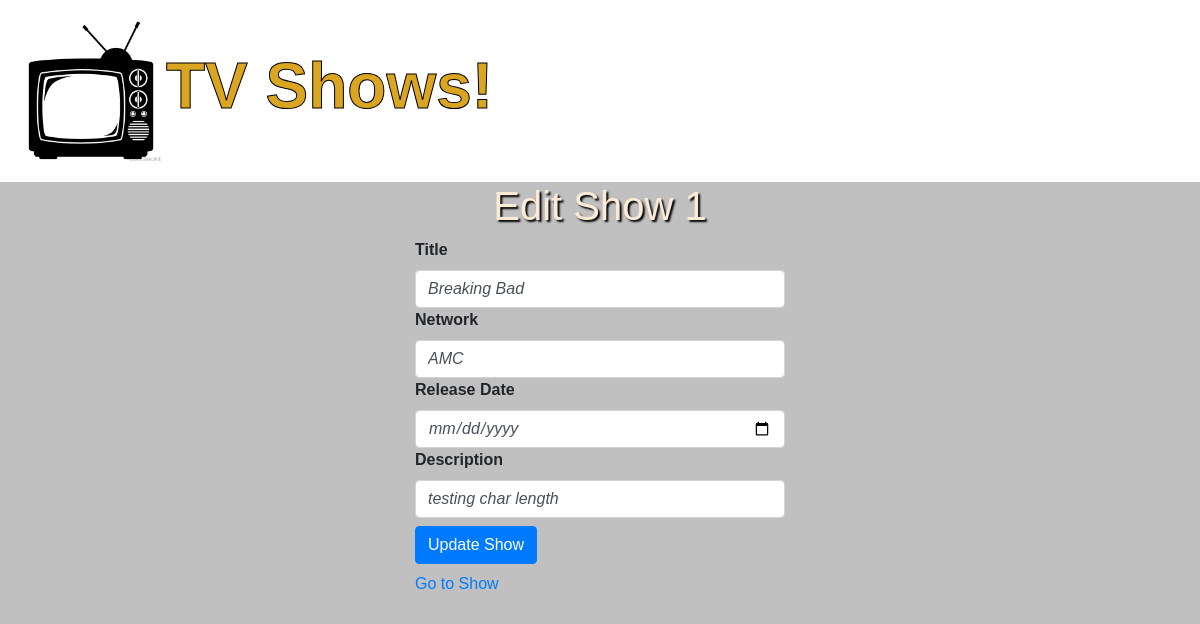
The app's page /shows/1/edit with its own data.
### tv_app/models.py (models this page shows, shortened)
class Show(models.Model):
    title = models.CharField(max_length=20)
    network = models.CharField(max_length=20)
    date = models.DateField()
    desc = models.TextField()
    created_at = models.DateTimeField(auto_now_add=True)
    updated_at = models.DateTimeField(auto_now=True)
    objects = ShowManager()

### tv_app/views.py (the view)
def shows_edit(request, num):
    show = Show.objects.get(id=num)
    context = {
        "show": show
    }
    return render(request, 'edit.html', context)

### tv_app/templates/edit.html (shortened to what this page needs)
{% extends 'base.html' %}
{% block head %}
{% load static %}
<link rel="stylesheet" href="{% static 'css/style.css' %}">
{% endblock head %}
{% block content %}
<div class="container-fluid">
    <div class="row justify-content-center">
        <div class="col-4">
            <h1>Edit Show {{ show.id }} </h1>
            <form class="form-group mb-2" action="/shows/{{ show.id }}/update" method="post">
                <label class="font-weight-bold" for="title">Title</label>
                <input class="form-control font-italic" type=" text" name="title" value="{{ show.title }}">
                <label class="font-weight-bold" for="network">Network</label>
                <input class="form-control font-italic" type="text" name="network" value="{{ show.network }}">
                <label class="font-weight-bold" for="date">Release Date</label>
                <input class="form-control font-italic" type="date" name="date" value="{{ show.date }}">
                <label class="font-weight-bold" for="desc">Description</label>
                <input class="form-control font-italic" name="desc" value="{{ show.desc }}"></input>
                <button type="submit" class="btn btn-primary btn-md mt-2">Update Show</button>
            </form>
            <a href="/shows/{{ show.id }}">Go to Show</a>
        </div>
    </div>
</div>
{% endblock content %}

### tv_app/static/css/style.css (style rules this page uses)
* { padding: 0; margin: 0; box-sizing: border-box; font-family: 'Lucida Sans', 'Lucida Sans Regular', 'Lucida Grande', 'Lucida Sans Unicode', Geneva, Verdana, sans-serif; background-color: silver ; }
h1 { text-align: center; text-shadow: 2px 2px 2px black; color:antiquewhite; }

### records on screen
Show: id "1", title "Breaking Bad", network "AMC", desc "testing char length"
